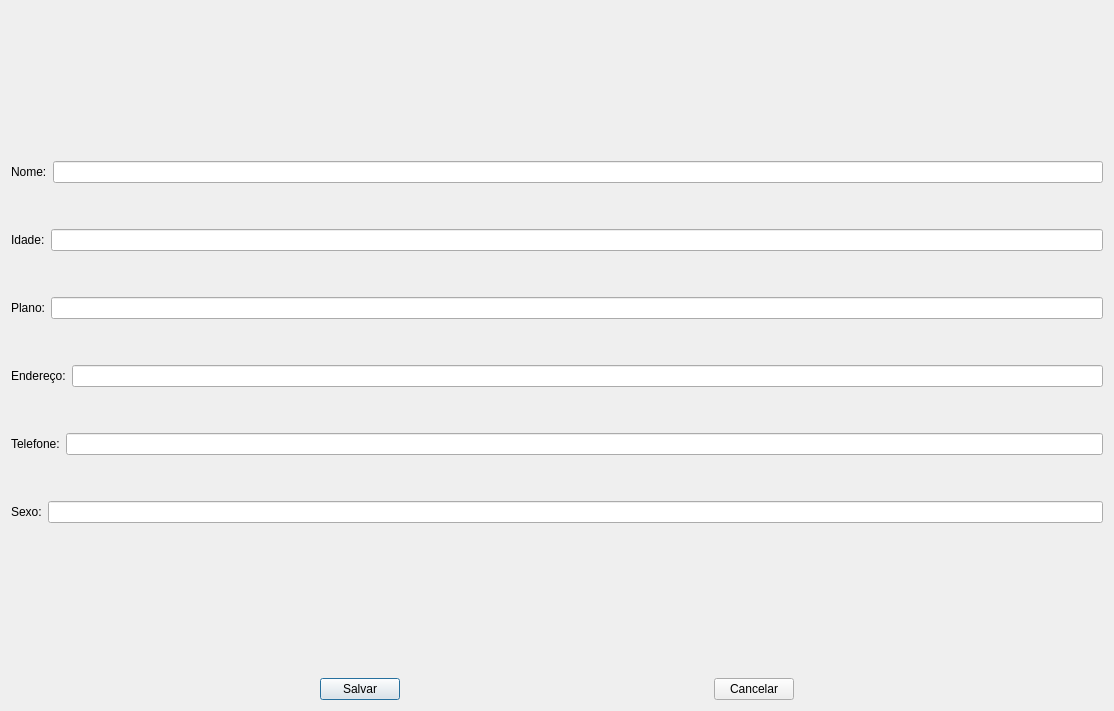
<?xml version="1.0" encoding="UTF-8"?>
<ui version="4.0">
 <class>editwindow</class>
 <widget class="QDialog" name="editwindow">
  <property name="geometry">
   <rect>
    <x>0</x>
    <y>0</y>
    <width>1114</width>
    <height>711</height>
   </rect>
  </property>
  <property name="windowTitle">
   <string>Dialog</string>
  </property>
  <layout class="QVBoxLayout" name="verticalLayout_3">
   <item>
    <layout class="QVBoxLayout" name="verticalLayout_2">
     <item>
      <spacer name="verticalSpacer">
       <property name="orientation">
        <enum>Qt::Vertical</enum>
       </property>
       <property name="sizeHint" stdset="0">
        <size>
         <width>20</width>
         <height>40</height>
        </size>
       </property>
      </spacer>
     </item>
     <item>
      <layout class="QVBoxLayout" name="verticalLayout">
       <item>
        <layout class="QHBoxLayout" name="horizontalLayout_5">
         <item>
          <widget class="QLabel" name="label_2">
           <property name="text">
            <string>Nome:</string>
           </property>
          </widget>
         </item>
         <item>
          <widget class="QLineEdit" name="txt_name"/>
         </item>
        </layout>
       </item>
       <item>
        <spacer name="verticalSpacer_2">
         <property name="orientation">
          <enum>Qt::Vertical</enum>
         </property>
         <property name="sizeHint" stdset="0">
          <size>
           <width>20</width>
           <height>40</height>
          </size>
         </property>
        </spacer>
       </item>
       <item>
        <layout class="QHBoxLayout" name="horizontalLayout_4">
         <item>
          <widget class="QLabel" name="label_3">
           <property name="text">
            <string>Idade:</string>
           </property>
          </widget>
         </item>
         <item>
          <widget class="QLineEdit" name="txt_age"/>
         </item>
        </layout>
       </item>
       <item>
        <spacer name="verticalSpacer_7">
         <property name="orientation">
          <enum>Qt::Vertical</enum>
         </property>
         <property name="sizeHint" stdset="0">
          <size>
           <width>20</width>
           <height>40</height>
          </size>
         </property>
        </spacer>
       </item>
       <item>
        <layout class="QHBoxLayout" name="horizontalLayout_6">
         <item>
          <widget class="QLabel" name="label">
           <property name="text">
            <string>Plano:</string>
           </property>
          </widget>
         </item>
         <item>
          <widget class="QLineEdit" name="txt_plan"/>
         </item>
        </layout>
       </item>
       <item>
        <spacer name="verticalSpacer_3">
         <property name="orientation">
          <enum>Qt::Vertical</enum>
         </property>
         <property name="sizeHint" stdset="0">
          <size>
           <width>20</width>
           <height>40</height>
          </size>
         </property>
        </spacer>
       </item>
       <item>
        <layout class="QHBoxLayout" name="horizontalLayout_3">
         <item>
          <widget class="QLabel" name="label_4">
           <property name="text">
            <string>Endereço:</string>
           </property>
          </widget>
         </item>
         <item>
          <widget class="QLineEdit" name="txt_address"/>
         </item>
        </layout>
       </item>
       <item>
        <spacer name="verticalSpacer_6">
         <property name="orientation">
          <enum>Qt::Vertical</enum>
         </property>
         <property name="sizeHint" stdset="0">
          <size>
           <width>20</width>
           <height>40</height>
          </size>
         </property>
        </spacer>
       </item>
       <item>
        <layout class="QHBoxLayout" name="horizontalLayout_2">
         <item>
          <widget class="QLabel" name="label_5">
           <property name="text">
            <string>Telefone:</string>
           </property>
          </widget>
         </item>
         <item>
          <widget class="QLineEdit" name="txt_phone"/>
         </item>
        </layout>
       </item>
       <item>
        <spacer name="verticalSpacer_5">
         <property name="orientation">
          <enum>Qt::Vertical</enum>
         </property>
         <property name="sizeHint" stdset="0">
          <size>
           <width>20</width>
           <height>40</height>
          </size>
         </property>
        </spacer>
       </item>
       <item>
        <layout class="QHBoxLayout" name="horizontalLayout">
         <item>
          <widget class="QLabel" name="label_6">
           <property name="text">
            <string>Sexo:</string>
           </property>
          </widget>
         </item>
         <item>
          <widget class="QLineEdit" name="txt_gender"/>
         </item>
        </layout>
       </item>
      </layout>
     </item>
     <item>
      <spacer name="verticalSpacer_4">
       <property name="orientation">
        <enum>Qt::Vertical</enum>
       </property>
       <property name="sizeHint" stdset="0">
        <size>
         <width>20</width>
         <height>40</height>
        </size>
       </property>
      </spacer>
     </item>
     <item>
      <layout class="QHBoxLayout" name="horizontalLayout_7">
       <item>
        <spacer name="horizontalSpacer">
         <property name="orientation">
          <enum>Qt::Horizontal</enum>
         </property>
         <property name="sizeHint" stdset="0">
          <size>
           <width>40</width>
           <height>20</height>
          </size>
         </property>
        </spacer>
       </item>
       <item>
        <widget class="QPushButton" name="btn_save">
         <property name="text">
          <string>Salvar</string>
         </property>
        </widget>
       </item>
       <item>
        <spacer name="horizontalSpacer_2">
         <property name="orientation">
          <enum>Qt::Horizontal</enum>
         </property>
         <property name="sizeHint" stdset="0">
          <size>
           <width>40</width>
           <height>20</height>
          </size>
         </property>
        </spacer>
       </item>
       <item>
        <widget class="QPushButton" name="btn_cancel">
         <property name="text">
          <string>Cancelar</string>
         </property>
        </widget>
       </item>
       <item>
        <spacer name="horizontalSpacer_3">
         <property name="orientation">
          <enum>Qt::Horizontal</enum>
         </property>
         <property name="sizeHint" stdset="0">
          <size>
           <width>40</width>
           <height>20</height>
          </size>
         </property>
        </spacer>
       </item>
      </layout>
     </item>
    </layout>
   </item>
  </layout>
 </widget>
 <resources/>
 <connections/>
</ui>
